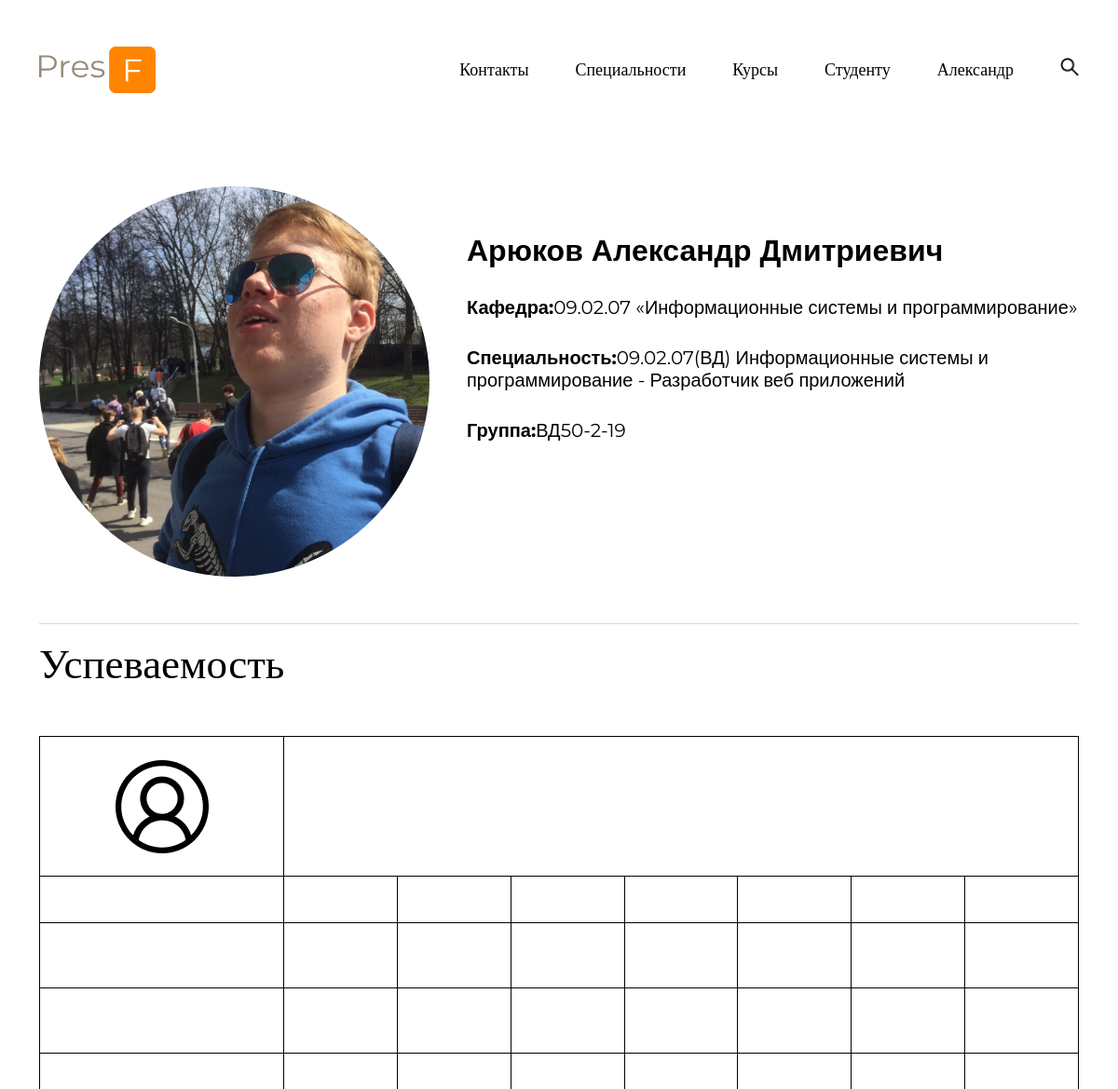
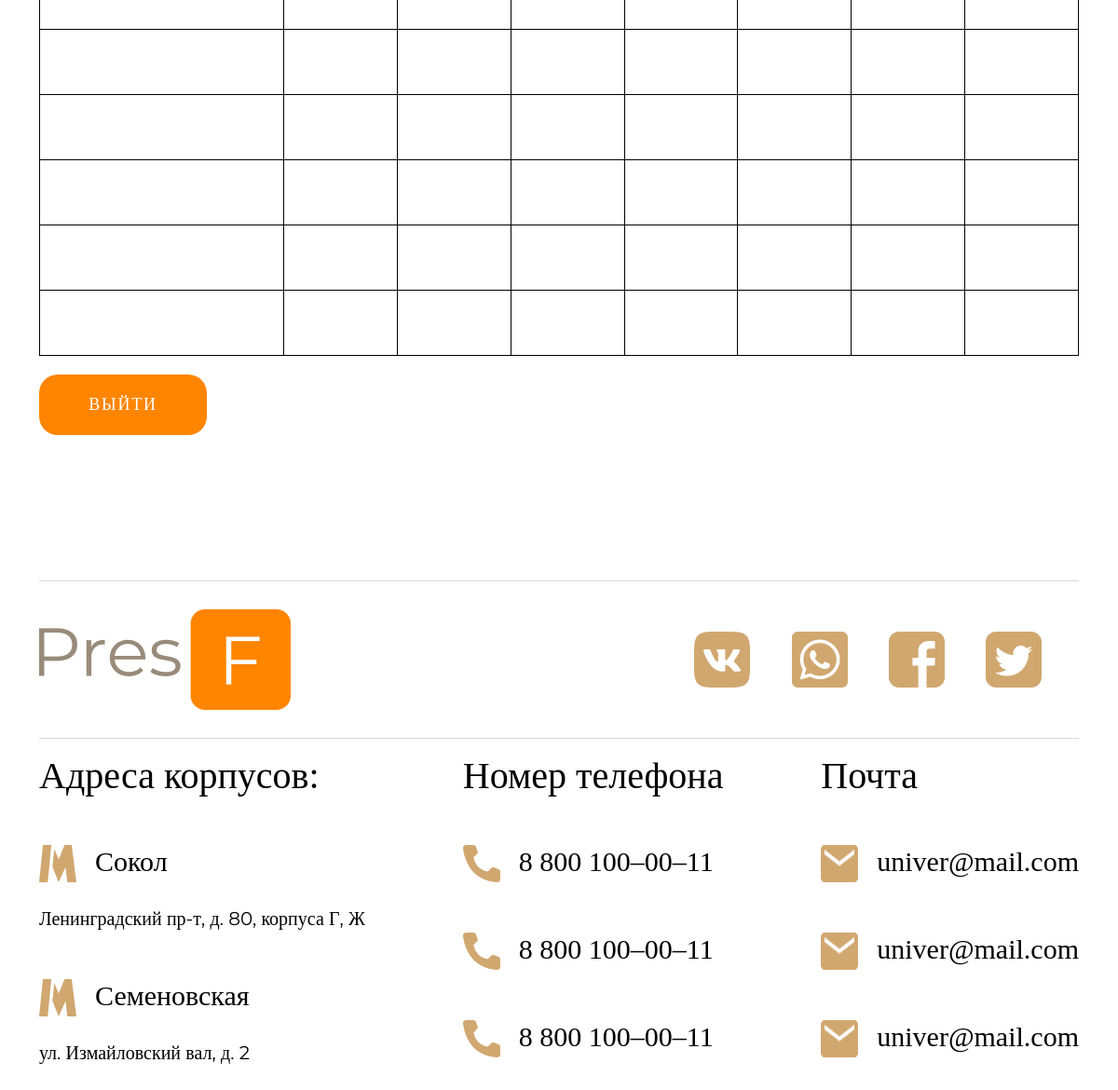
The page /personal.php (signed in) on the database its author committed (2 pictures, top to bottom).
### tables this page shows
CREATE TABLE `student` (
  `ID_Student` int(11) NOT NULL,
  `Last_name_student` varchar(200) DEFAULT NULL,
  `Student_name` varchar(200) DEFAULT NULL,
  `Middle_name_students` varchar(200) DEFAULT NULL,
  `photo` varchar(128) NOT NULL,
  `ID_Authorization` int(11) NOT NULL,
  `ID_Department` int(11) NOT NULL,
  `ID_Tables_by_roles` int(11) NOT NULL,
  `ID_specialization` int(11) NOT NULL,
  `ID_group` int(11) NOT NULL
);

CREATE TABLE `department` (
  `ID_Department` int(11) NOT NULL,
  `Name_of_the_department` varchar(200) DEFAULT NULL,
  `ID_Specialization` int(11) DEFAULT NULL
);

CREATE TABLE `specialization` (
  `ID_Specialization` int(11) NOT NULL,
  `Name_of_the_specialty` varchar(200) DEFAULT NULL,
  `ID_Groups` int(11) DEFAULT NULL
);

CREATE TABLE `groups` (
  `ID_Groups` int(11) NOT NULL,
  `Group_namber` char(18) DEFAULT NULL
);

### html/Database.php (called while the page is built, shortened)
<?php
	class Database {
		private $host;
		private $port;
		private $db;
		private $db_usr;
		private $db_pwd;
		private $db_enc;
		public function __construct() {
			$conf = parse_ini_file("Database.ini");
			$this->host = $conf["host"];
			$this->port = $conf["port"];
			$this->db = $conf["db"];
			$this->db_usr = $conf["db_usr"];
			$this->db_pwd = $conf["db_pwd"];
			$this->db_enc = $conf["db_enc"];
		}
		private function getDb() {
			$this->conn = new PDO(
				"mysql:host=$this->host;
				port=$this->port;
				dbname=$this->db;
				charset=$this->db_enc",
				$this->db_usr,
				$this->db_pwd,
			);
			return $this->conn;
		}
		public function getRow($qry, $parm = array()) {
			$rslt = $this->getDb()->prepare($qry);
			$rslt->execute((array)$parm);
			return $rslt->fetch(PDO::FETCH_ASSOC);
			}
}

### html/personal.php (the view, shortened to what this page needs)
<?php
require "Database.php";
$Database = new Database();
$qry = "SELECT * FROM student INNER JOIN tables_by_roles ON student.ID_Tables_by_roles = tables_by_roles.ID_Tables_by_roles INNER JOIN department ON student.ID_Department = department.ID_Department INNER JOIN specialization ON student.ID_specialization = specialization.ID_specialization INNER JOIN groups ON student.ID_group = groups.ID_groups";
$user = $Database->getRow($qry);
$id = $user["Link_table"];
$gid = $user["Page_code"];
$csv = file_get_contents('https://docs.google.com/spreadsheets/d/' . $id . '/export?format=csv&gid=' . $gid);
$csv = explode("\r\n", $csv);
$array = array_map('str_getcsv', $csv);
?>
<!DOCTYPE html>
<html lang="en">
<head>
	<link rel="stylesheet" href="../css/bootstrap-reboot.min.css">
	<link rel="stylesheet" href="../css/bootstrap-grid.min.css">
	<link rel="stylesheet" href="../css/style.min.css">
	<link rel="stylesheet" href="../css/styd.min.css">
	<link rel="stylesheet" href="../css/personal.min.css">
</head>
<body>
	<header class="first_display">
		<div class="container">
			<div class="first_display_navigation">
				<a href="index.php"><img src="../icons/Logo.svg" alt="Logo"></a>
				<nav class="first_display_menu">
					<a href="contact.php" class="first_display_menu_btn">Контакты</a>
					<a href="specialnost.php" class="first_display_menu_btn">Специальности</a>
					<a href="curs.php" class="first_display_menu_btn">Курсы</a>
					<a href="styd.php" class="first_display_menu_btn">Студенту</a>
					<?php
							if (isset($_SESSION["rule"]) && $_SESSION["rule"] == 4)
								echo '<a href="prepod.php" class="first_display_menu_btn">'. $_SESSION["user_name"] .'</a>';
							elseif(isset($_SESSION["rule"]) && $_SESSION["rule"] == 3){
								echo '<a href="personal.php" class="first_display_menu_btn">'. $_SESSION["user_name"] .'</a>';
							}
							else{
								echo '<a href="login.php" class="first_display_menu_btn">Вход</a>';
							}
						?>
					<img src="../icons/search_black.png" alt="search" class="first_display_menu_btn_search" >
				</nav>
			</div>
		</div>
	</header>
	<section class="pers_data">
		<div class="container">
			<div class="pers_data_container">
				<img src="<?= $user['photo']?>" alt="ava">
				<div class="pers_data_container_text">
					<h1><?=$user['Last_name_student']?> <?= $user['Student_name']?> <?= $user['Middle_name_students']?></h1>
					<h2><b>Кафедра:</b><?=$user['Name_of_the_department']?></h2>
					<h2><b>Специальность:</b><?=$user['Name_of_the_specialty']?></h2>
					<h2><b>Группа:</b><?=$user['Group_namber']?></h2>
				</div>
			</div>
		</div>
	</section>
	<section class="table">
		<div class="container">
			<hr class="line">
			<h2 class="about_text">Успеваемость</h2>
			<table>
				<tr class="table_first_row">
					<th class="table_first_column">
						<img src="../icons/pers.png" alt="">
					</th>
					<th colspan="7" class="table_first_row_text" ><?=$array[0][1]?></th>
				</tr>
				<tr class="table_second_row">
					<td class="table_first_column"></td>
					<td><?=$array[1][1]?></td>
					<td><?=$array[1][2]?></td>
					<td><?=$array[1][3]?></td>
					<td><?=$array[1][4]?></td>
					<td><?=$array[1][5]?></td>
					<td><?=$array[1][6]?></td>
					<td><?=$array[1][7]?></td>
				</tr>
				<tr>
					<td class="table_first_column"><?=$array[2][0]?></td>
					<td><?=$array[2][1]?></td>
					<td><?=$array[2][2]?></td>
					<td><?=$array[2][3]?></td>
					<td><?=$array[2][4]?></td>
					<td><?=$array[2][5]?></td>
					<td><?=$array[2][6]?></td>
					<td><?=$array[2][7]?></td>
				</tr>
				<tr>
					<td class="table_first_column"><?=$array[3][0]?></td>
					<td><?=$array[3][1]?></td>
					<td><?=$array[4][2]?></td>
					<td><?=$array[5][3]?></td>
					<td><?=$array[6][4]?></td>
					<td><?=$array[7][5]?></td>
					<td><?=$array[8][6]?></td>
					<td><?=$array[9][7]?></td>
				</tr>
				<tr>
					<td class="table_first_column"><?=$array[4][0]?></td>
					<td><?=$array[4][1]?></td>
					<td><?=$array[4][2]?></td>
					<td><?=$array[4][3]?></td>
					<td><?=$array[4][4]?></td>
					<td><?=$array[4][5]?></td>
					<td><?=$array[4][6]?></td>
					<td><?=$array[4][7]?></td>
				</tr>
				<tr>
					<td class="table_first_column"><?=$array[5][0]?></td>
					<td><?=$array[5][1]?></td>
					<td><?=$array[5][2]?></td>
					<td><?=$array[5][3]?></td>
					<td><?=$array[5][4]?></td>
					<td><?=$array[5][5]?></td>
					<td><?=$array[5][6]?></td>
					<td><?=$array[5][7]?></td>
				</tr>
				<tr>
					<td class="table_first_column"><?=$array[6][0]?></td>
					<td><?=$array[6][1]?></td>
					<td><?=$array[6][2]?></td>
					<td><?=$array[6][3]?></td>
					<td><?=$array[6][4]?></td>
					<td><?=$array[6][5]?></td>
					<td><?=$array[6][6]?></td>
					<td><?=$array[6][7]?></td>
				</tr>
				<tr>
					<td class="table_first_column"><?=$array[7][0]?></td>
					<td><?=$array[7][1]?></td>
					<td><?=$array[7][2]?></td>
					<td><?=$array[7][3]?></td>
					<td><?=$array[7][4]?></td>
					<td><?=$array[7][5]?></td>
					<td><?=$array[7][6]?></td>
					<td><?=$array[7][7]?></td>
				</tr>
				<tr>
					<td class="table_first_column"><?=$array[8][0]?></td>
					<td><?=$array[8][1]?></td>
					<td><?=$array[8][2]?></td>
					<td><?=$array[8][3]?></td>
					<td><?=$array[8][4]?></td>
					<td><?=$array[8][5]?></td>
					<td><?=$array[8][6]?></td>
					<td><?=$array[8][7]?></td>
				</tr>
				<tr>
					<td class="table_first_column"><?=$array[9][0]?></td>
					<td><?=$array[9][1]?></td>
					<td><?=$array[9][2]?></td>
					<td><?=$array[9][3]?></td>
					<td><?=$array[9][4]?></td>
					<td><?=$array[9][5]?></td>
					<td><?=$array[9][6]?></td>
					<td><?=$array[9][7]?></td>
				</tr>
			</table>
		</div>
	</section>
	<section class="logout">
		<div class="container">
			<button class="btn" onclick="window.location.href='logout.php'">Выйти</button>
		</div>
	</section>
	<footer class="footer">
		<div class="container">
			<hr class="line">
			<div class="social">
				<img src="../icons/social/logo.png" alt="">
				<div class="social_container">
					<img src="../icons/social/Vector.png" alt="">
					<img src="../icons/social/Vector-1.png" alt="">
					<img src="../icons/social/Vector-2.png" alt="">
					<img src="../icons/social/Vector-3.png" alt="">
				</div>
			</div>
			<hr class="line">
			<div class="all_contact">
				<div class="footer_contact">
					<h2>Адреса корпусов:</h2>
					<div class="footer_contact_content">
						<div class="footer_contact_content_inner">
							<img src="../icons/m.png" alt="">
							<h3>Сокол</h3>
						</div>
						<p>Ленинградский пр-т, д. 80, корпуса Г,  Ж</p>
					</div>
					<div class="footer_contact_content">
						<div class="footer_contact_content_inner">
							<img src="../icons/m.png" alt="">
							<h3>Семеновская</h3>
						</div>
						<p>ул. Измайловский вал, д. 2</p>
					</div>
				</div>
				<div class="footer_contact">
					<h2>Номер телефона</h2>
					<div class="footer_contact_content">
						<div class="footer_contact_content_inner">
							<img src="../icons/p.png" alt="">
							<h3>8 800 100–00–11</h3>
						</div>
					</div>
					<div class="footer_contact_content">
						<div class="footer_contact_content_inner">
							<img src="../icons/p.png" alt="">
							<h3>8 800 100–00–11</h3>
						</div>
					</div>
					<div class="footer_contact_content">
						<div class="footer_contact_content_inner">
							<img src="../icons/p.png" alt="">
							<h3>8 800 100–00–11</h3>
						</div>
					</div>
				</div>
				<div class="footer_contact">
					<h2>Почта</h2>
					<div class="footer_contact_content">
						<div class="footer_contact_content_inner">
							<img src="../icons/em.png" alt="">
							<h3>univer@mail.com</h3>
						</div>
					</div>
					<div class="footer_contact_content">
						<div class="footer_contact_content_inner">
							<img src="../icons/em.png" alt="">
							<h3>univer@mail.com</h3>
						</div>
					</div>
					<div class="footer_contact_content">
						<div class="footer_contact_content_inner">
							<img src="../icons/em.png" alt="">
							<h3>univer@mail.com</h3>
						</div>
					</div>
				</div>
			</div>
		</div>
	</footer>
</body>
</html>

### rows shown on the page
student: photo (picture), Last_name_student "Арюков", Student_name "Александр", Middle_name_students "Дмитриевич", ID_Department.Name_of_the_department "09.02.07 «Информационные системы и программирование»", ID_specialization.Name_of_the_specialty "09.02.07(ВД) Информационные системы и программирование - Разработчик веб приложений", ID_group.Group_namber "ВД50-2-19"

### other values the page prints
$_SESSION["user_name"] "Александр"
